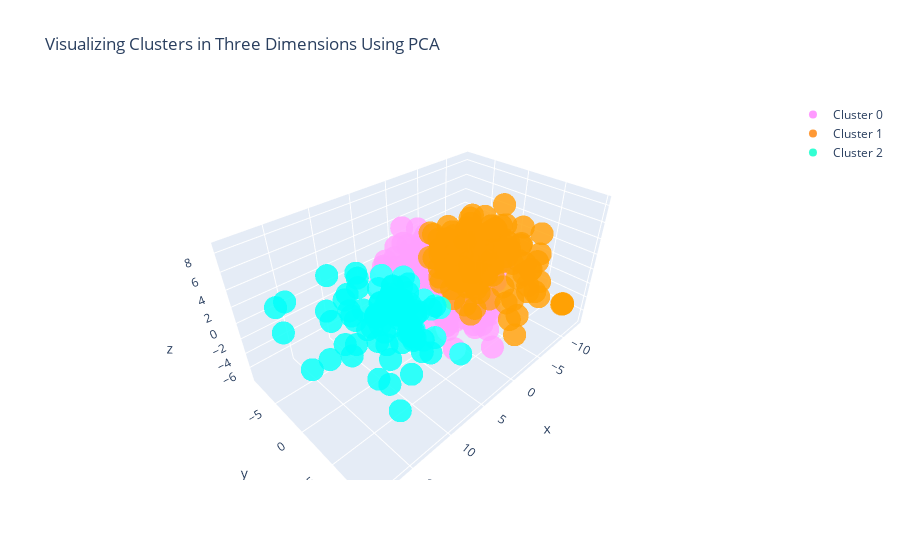

Source (notebook cell):
### Code cell
#Instructions for building the 3-D plot

#trace1 is for 'Cluster 0'
trace1 = go.Scatter3d(
                    x = cluster0["PC1_3d"],
                    y = cluster0["PC2_3d"],
                    z = cluster0["PC3_3d"],
                    mode = "markers",
                    name = "Cluster 0",
                    marker = dict(color = 'rgba(255, 128, 255, 0.8)'),
                    text = None)

#trace2 is for 'Cluster 1'
trace2 = go.Scatter3d(
                    x = cluster1["PC1_3d"],
                    y = cluster1["PC2_3d"],
                    z = cluster1["PC3_3d"],
                    mode = "markers",
                    name = "Cluster 1",
                    marker = dict(color = 'rgba(255, 128, 2, 0.8)'),
                    text = None)

#trace3 is for 'Cluster 2'
trace3 = go.Scatter3d(
                    x = cluster2["PC1_3d"],
                    y = cluster2["PC2_3d"],
                    z = cluster2["PC3_3d"],
                    mode = "markers",
                    name = "Cluster 2",
                    marker = dict(color = 'rgba(0, 255, 200, 0.8)'),
                    text = None)

data = [trace1, trace2, trace3]

title = "Visualizing Clusters in Three Dimensions Using PCA"

layout = dict(title = title,
              xaxis= dict(title= 'PC1',ticklen= 5,zeroline= False),
              yaxis= dict(title= 'PC2',ticklen= 5,zeroline= False)
             )

fig = dict(data = data, layout = layout)

iplot(fig)

### Figure 1 — Plotly figure (JSON) as saved in the notebook; plotly's stock layout.template omitted (floating-point values rounded to 4 significant figures; data arrays with more than 128 entries replaced by an {"elided": "..."} marker saying what was removed)
{"data": [{"marker": {"color": "rgba(255, 128, 255, 0.8)"}, "mode": "markers", "name": "Cluster 0", "type": "scatter3d", "x": {"elided": "204 float values"}, "y": {"elided": "204 float values"}, "z": {"elided": "204 float values"}}, {"marker": {"color": "rgba(255, 128, 2, 0.8)"}, "mode": "markers", "name": "Cluster 1", "type": "scatter3d", "x": {"elided": "157 float values"}, "y": {"elided": "157 float values"}, "z": {"elided": "157 float values"}}, {"marker": {"color": "rgba(0, 255, 200, 0.8)"}, "mode": "markers", "name": "Cluster 2", "type": "scatter3d", "x": [9.167, 8.61, 8.252, 5.607, 14.37, 8.496, 5.207, 5.533, 13.75, 12.69, 16.22, 9.984, 6.634, 8.786, 6.031, 9.043, 8.696, 9.939, 5.248, 5.831, 9.742, 11.76, 5.877, 4.806, 4.946, 18.84, 7.917, 9.078, 6.072, 12.85, 12.02, 8.435, 10.85, 6.583, 10.16, 7.93, 7.066, 6.52, 10.93, 14.76, 5.639, 7.754, 7.351, 8.571, 5.135, 6.577, 5.536, 7.787, 6.696, 9.85, 6.179, 6.934, 15.44, 7.502, 9.576, 8.958, 9.734, 5.401, 5.002, 8.122, 11.91, 8.28, 12.36, 7.298, 11.29, 8.192, 6.652, 8.395, 5.775, 6.566, 6.716, 6.878, 6.948, 7.022, 5.436, 11.39, 16.39, 13.55, 4.781, 9.77, 7.663, 8.644, 7.269, 7.446, 8.873, 8.207, 10.97, 11.6, 9.36, 6.326], "y": [-0.5312, -6.755, 0.5504, 1.47, -2.338, 9.777, -4.552, -0.2309, 4.743, 4.923, -2.844, 4.965, -1.279, -3.316, -8.254, -3.933, -0.8384, -0.07003, 2.914, -5.011, 6.407, -5.55, 4.09, 0.06647, -0.5955, -1.313, 1.274, 0.2007, 4.245, -1.602, -0.537, 0.5966, 2.945, 5.369, 1.677, 2.801, 0.6284, -3.78, 0.5123, 8.744, 0.59, -0.5569, 1.692, 0.7955, 0.2946, -2.121, 0.6539, -0.5315, 0.3903, -0.1875, -0.6689, -0.1569, -7.505, 2.663, 7.195, -1.482, -0.14, -0.3304, -0.4907, 1.362, -2.192, 4.731, -5.1, 0.03094, -2.551, 3.007, -1.252, 3.883, -0.8611, 0.4076, 1.328, -1.853, -1.942, 0.627, -1.254, 0.004994, -7.743, 0.5197, 0.1199, -8.473, 4.377, -0.8376, -0.005992, -0.8132, 0.1215, 2.993, -2.731, -1.511, 0.3907, -8.014], "z": [-1.138, -0.7614, 2.163, -0.3136, -3.678, 1.235, -3.139, 1.207, -1.713, 1.877, -4.15, -3.656, 2.07, -3.677, -0.5538, 1.739, 1.201, -2.605, 0.615, -4.451, 1.485, -2.086, -2.031, -1.938, -0.7421, 3.17, -3.222, 5.188, 2.182, -2.153, 1.061, -1.135, -2.471, 2.846, -7.401, -1.412, 1.502, 0.447, 0.1971, -1.773, -3.391, 1.499, -2.019, 3.105, -1.034, -0.9929, -3.286, 1.513, 0.5628, 0.6631, -0.09809, -1.42, 1.399, -2.292, 0.3628, -0.8018, 0.7682, -3.126, -3.956, 0.9797, 2.587, -1.961, -0.1266, -0.5878, 0.721, -0.4829, 2.003, -0.7626, -0.9063, 3.928, 3.647, -0.01149, -0.1305, 1.535, 1.377, 2.28, 1.066, -1.814, -1.883, 1.436, 3.779, 1.271, -0.5876, 0.5783, 0.9642, -0.4705, -0.211, -2.892, -1.452, 0.3669]}], "layout": {"title": {"text": "Visualizing Clusters in Three Dimensions Using PCA"}, "xaxis": {"ticklen": 5, "title": {"text": "PC1"}, "zeroline": false}, "yaxis": {"ticklen": 5, "title": {"text": "PC2"}, "zeroline": false}}}
